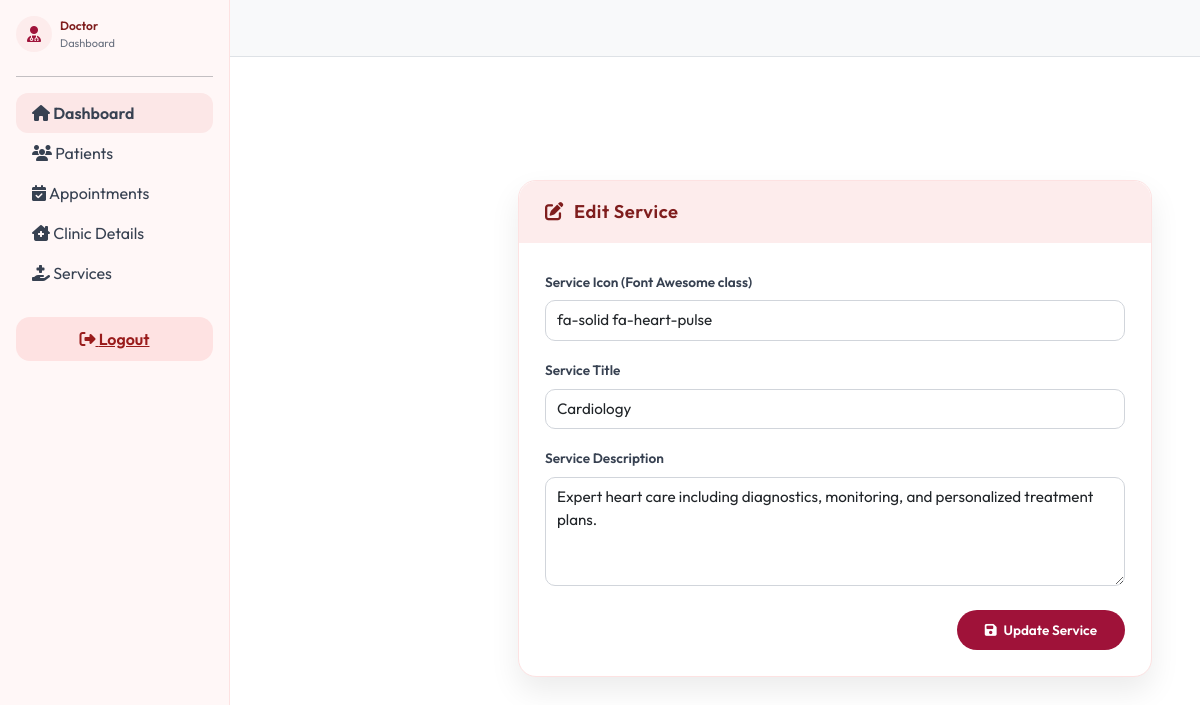
Screenshot of /doctor/edit-services.php?id=5 with the database file from the repository.
### tables this page shows
CREATE TABLE `cms_services` (
  `service_id` int(9) NOT NULL,
  `icon` varchar(150) NOT NULL,
  `title` varchar(150) NOT NULL,
  `description` text NOT NULL,
  `created_at` timestamp NOT NULL DEFAULT current_timestamp() ON UPDATE current_timestamp()
);

### doctor/edit-services.php (the view, shortened to what this page needs)
<?php
include('includes/header.php');
include('includes/sidebar.php');
$service_id = (int)$_GET['id'];
$res = mysqli_query($conn, "SELECT * FROM cms_services WHERE service_id = $service_id LIMIT 1");
$service = mysqli_fetch_assoc($res);
?>
<!doctype html>
<html lang="en">
<head>
<link href="https://cdn.jsdelivr.net/npm/bootstrap@5.3.8/dist/css/bootstrap.min.css" rel="stylesheet">
<link rel="stylesheet" href="https://cdnjs.cloudflare.com/ajax/libs/font-awesome/6.5.0/css/all.min.css">
</head>
<body>
<section class="main-content">
<div class="page-card">
  <div class="page-header">
    <h2>
      <i class="fa-solid fa-pen-to-square"></i>
      Edit Service
    </h2>
  </div>
  <div class="page-body">
    <form method="post">
      <div class="mb-3">
        <label class="form-label">Service Icon (Font Awesome class)</label>
        <input type="text" name="icon" class="form-control"
               value="<?= htmlspecialchars($service['icon']); ?>" required>
      </div>
      <div class="mb-3">
        <label class="form-label">Service Title</label>
        <input type="text" name="title" class="form-control"
               value="<?= htmlspecialchars($service['title']); ?>" required>
      </div>
      <div class="mb-4">
        <label class="form-label">Service Description</label>
        <textarea name="description" rows="4" class="form-control" required><?= htmlspecialchars($service['description']); ?></textarea>
      </div>
      <div class="text-end">
        <button type="submit" class="btn-save">
          <i class="fa-solid fa-save me-1"></i> Update Service
        </button>
      </div>
    </form>
  </div>
</div>
</section>
</body>
</html>

### doctor/assets/css/style.css (style rules this page uses)
body { font-family: 'Smooch Sans', system-ui, -apple-system, BlinkMacSystemFont, sans-serif; }
.main-content { margin-top: 75px !important; margin-left: 240px !important; }
body { background: #f3f4f6; font-family: "Poppins", system-ui, -apple-system, BlinkMacSystemFont, "Segoe UI", sans-serif; color: #111827; }
section { padding-top: 60px; padding-bottom: 60px; }
h1, h2, h3, h4 { font-weight: 700; letter-spacing: 0.03em; color: #111827; }
h2 { font-size: 2rem; margin-bottom: 1rem; }
form .form-control { border-radius: 10px; border: 1px solid #d1d5db; padding: 8px 11px; font-size: 0.95rem; transition: border-color 0.15s ease, box-shadow 0.15s ease; }
form label { font-weight: 500; color: #374151; }

### doctor/edit-services.php (style rules this page uses)
body { font-family:'Outfit',system-ui,sans-serif; background:#ffffff; color:#111827; }
.main-content { margin-left:230px; padding:28px; }
.page-card { max-width:900px; margin:auto; background:#fff; border-radius:18px; border:1px solid #fde2e2; box-shadow:0 14px 30px rgba(0,0,0,.08); }
.page-header { padding:20px 26px; background:#fdecec; border-radius:18px 18px 0 0; }
.page-header h2 { font-size:1.15rem; font-weight:600; color:#7f1d1d; display:flex; align-items:center; gap:10px; margin:0; }
.page-body { padding:26px; }
.form-label { font-size:.85rem; font-weight:600; color:#374151; }
.form-control { border-radius:12px; border:1px solid #fde2e2; font-size:.9rem; }
.btn-save { background:#9f1239; color:#fff; border:none; padding:10px 28px; font-size:.85rem; font-weight:600; border-radius:999px; }

### rows the page displays
cms_services: icon "fa-solid fa-heart-pulse", title "Cardiology", description "Expert heart care including diagnostics, monitoring, and personalized treatment plans."
